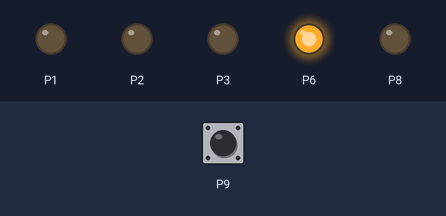
Simulated run of this program. Board: BBC micro:bit running MicroPython. Shown: output pins drawn as LEDs (lit = HIGH). Dashed ring = blinking. The inputs (shaded band) are chosen by the test bench; at power-on: P9 LOW.

Above: at 1.2 s.
1.3 s: P9 pulled HIGH for 3.2 s
At 1.8 s:
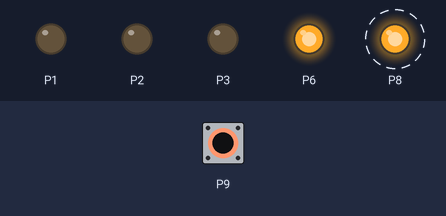
Timing chart, 0 to 6.0 s (numbered marks = the images above; inputs shaded):
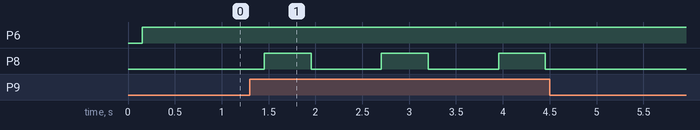

The program:

timer_photo.py
```python
# The code is used to demonstrate the operation of photoresistor function
# and setting up a blinker
# Pin 8 to PH (Green LED)
# Pin 9 to reading the LS photoresistor output

from microbit import *

display.off()  # Turn off on-board LED displays

def handle_blinkpin8():  # Defining a function for blinking the green LED
    sleep(50)
    pin8.write_digital(1)  # Turning on green LED
    sleep(500)  # Wait for 1/2 a second
    pin8.write_digital(0)  # Turning off green LED
    sleep(500)  # Wait for 1/2 a second

while True:

    pin1.write_digital(0)  # Keep Red of RGB off
    sleep(50)
    pin2.write_digital(0)  # Keep Green of RGB off
    sleep(50)
    pin3.write_digital(0)  # Keep Blue of RGB off
    sleep(50)
    pin6.write_digital(1)  # Keep Red LED PL off
    sleep(50)
    if pin9.read_digital():  # If the light level is low
        handle_blinkpin8()  # Call blinking green LED function
    else:  # Otherwise
        pin8.write_digital(0)  # Turn off green LED
```

Measured:
- after the input at 1.3 s, P8: alternates HIGH for 0.50 s and LOW for 0.75 s, 6 changes in all, then stays LOW, starting after 0.15 s
